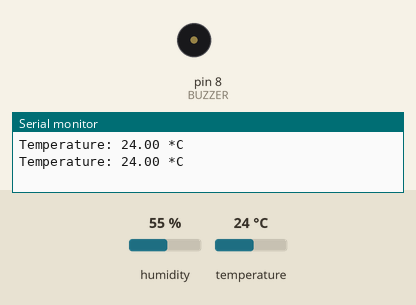
Simulated run of this sketch. Board: Arduino Uno, built with avr-gcc and run on an emulated ATmega328P. Shown: buzzer (waves = sounding, pin HIGH), the last lines printed to the serial monitor. The test bench sets the inputs (shaded band); at power-on: temperature 24 °C, humidity 55 %.

Above: at 2.8 s.
2.9 s: temperature set to 29 °C
5.6 s: temperature set to 32 °C
At 6.7 s:
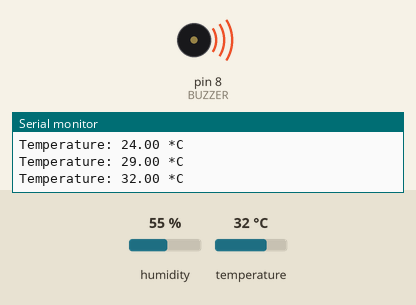
8.3 s: temperature set to 12 °C
At 11.3 s:
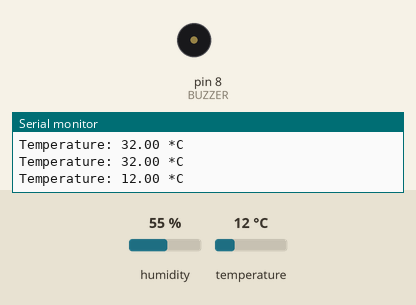
11.6 s: temperature set to 33 °C
At 12.7 s:
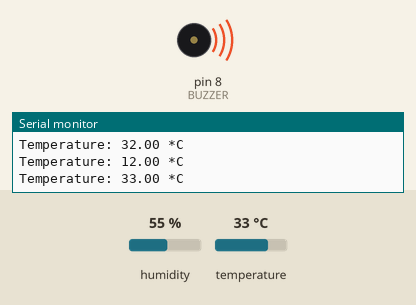
Timing chart, 0 to 14.6 s (numbered marks = the images above; inputs shaded):
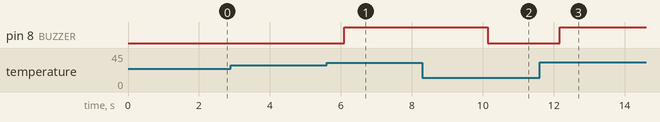

Measured:
- the behaviour switches between 30 and 31 °C on temperature (found by bisection; images 0 and 1)
- after the input at 5.6 s, pin 8 (BUZZER): LOW → HIGH after 0.50 s
- after the input at 8.3 s, pin 8 (BUZZER): HIGH → LOW after 1.8 s
- after the input at 11.6 s, pin 8 (BUZZER): LOW → HIGH after 0.57 s

The sketch:

lab3.ino
```cpp
#include <DHT.h>

#define DHTPIN 2      // Pin where the DHT11 is connected
#define DHTTYPE DHT11   // DHT 11
#define BUZZER 8     // Pin where the buzzer is connected
#define THRESHOLD_TEMP 30  // Threshold temperature in Celsius

DHT dht(DHTPIN, DHTTYPE);

void setup() {
  Serial.begin(9600);
  dht.begin();
  pinMode(BUZZER, OUTPUT);
}

void loop() {
  float temperature = dht.readTemperature();

  if (isnan(temperature)) {
    Serial.println("Failed to read from DHT sensor!");
    return;
  }

  Serial.print("Temperature: ");
  Serial.print(temperature);
  Serial.println(" *C");

  if (temperature > THRESHOLD_TEMP) {
    digitalWrite(BUZZER, HIGH);  // Turn on the buzzer
  } else {
    digitalWrite(BUZZER, LOW);   // Turn off the buzzer
  }
  delay(2000); // Wait for 2 seconds before reading again
}
```
